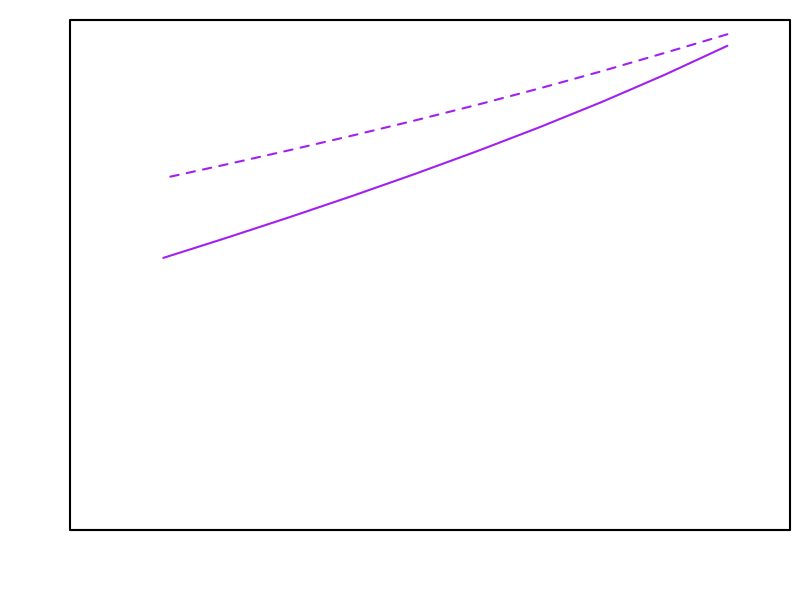

Generate this figure with R: (Note: this script raises an error after producing the figure.)

# Data
dataS1 <- read.csv("Data/Scenario 1.csv")
dataS2 <- read.csv("Data/Scenario 2.csv")
dataS3 <- read.csv("Data/Scenario 3.csv")

# Figures
Cols <- c("lightblue", "lightpink", "purple", "forestgreen", "orange")
windows(8, 6)
par(mgp=c(2.2, 1, 0), xaxs="i", yaxs="i", lwd=2, mar=c(3.5, 3.5, 1, 0.5), mfrow=c(1, 1))
plot(0, 0, type="n",
     xaxt="n", yaxt="n", xlab=NA, ylab=NA,
     xlim=c(-10, 0), ylim=c(-10, 0), cex.lab=1.3)

points(subset(dataS1, h3==25 & d<=10, select=c("P50", "pxgs50")), type="l", col=Cols[3])
points(subset(dataS1, h3==100 & d<=10, select=c("P50", "pxgs50")), type="l", lty=2, col=Cols[3])
points(subset(dataS3, k==0.05 & MAP==1825 & pkx==0.5 & h3==25 & d<=10, select=c("P50", "pxgs50")), type="l", col=Cols[5])
points(subset(dataS3, k==0.05 & MAP==1825 & pkx==0.5 & h3==100 & d<=10, select=c("P50", "pxgs50")), type="l", lty=2, col=Cols[5])
points(subset(dataS3, pkx==0.25 & d<=10, select=c("P50", "pxgs50")), type="l", lwd=1, col=Cols[5])
points(subset(dataS3, pkx==0.75 & d<=10, select=c("P50", "pxgs50")), type="l", lwd=4, col=Cols[5])

curve(0.49*x-0.42, -7, -1, lty=3, add=T, lwd=8)

axis(1, xlim=c(-10, 0), pos=-10, lwd=2)
mtext(expression(psi[x50]~(MPa)),side=1,line=2.4, cex=1.3)
axis(2, ylim=c(-10, 0), pos=-10, lwd=2)
mtext(expression(psi[x50*", "*italic(g[s])]~(MPa)),side=2,line=1.8, cex=1.3)
abline(a=0, b=1, lwd=1, lty=3)
legend("topleft", c("Klein 2014"), lty=3, col="black")
legend("bottomleft", legend=c("I", "III"), title="Scenario", lty=c(1), col=c(Cols[3], Cols[5]), bg="white")
legend("bottom", legend=c("25", "100"), title=expression(beta), lty=c(1, 2), col="black")
legend("bottomright", legend=c("25%", "50%", "75%"), title=expression(italic(p[k[x]])), lty=1, lwd=c(1, 2, 4), col=Cols[5])

dev.copy2pdf(file = "Figures/P50 vs pxgs50.pdf")
